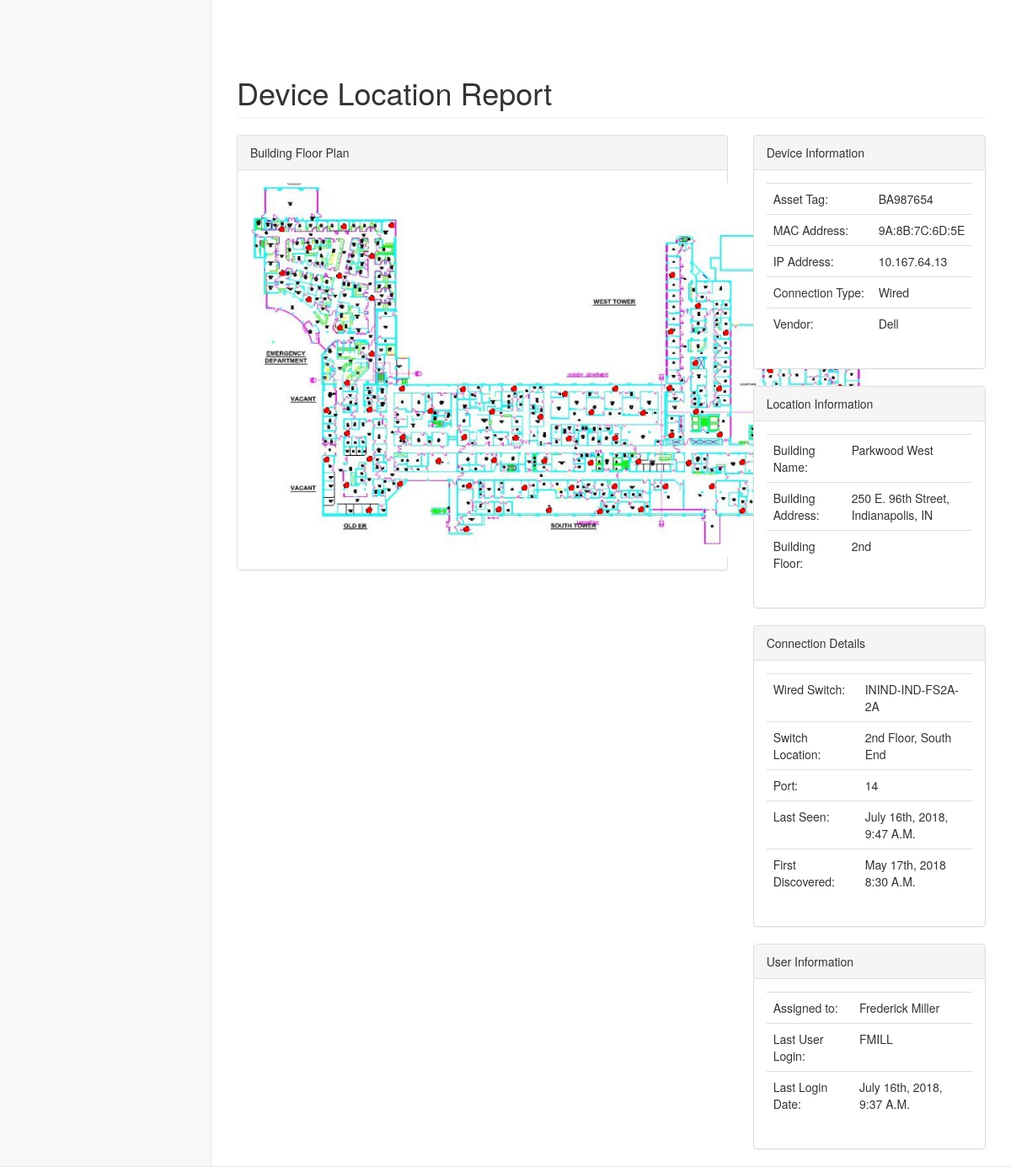
Screenshot of /report/serial/987654321-B/ with the database file from the repository.
### report/models.py (models this page shows, shortened)
class Device(models.Model):
    asset_tag = models.CharField(max_length=100)
    mac_address = models.CharField(max_length=17, default='Unknown')
    ip_address = models.CharField(max_length=45, default='127.0.0.1')
    vendor = models.CharField(max_length=100, default='Unknown')
    serial_number = models.CharField(max_length=100, default='Unknown')
    is_wireless = models.BooleanField(default=True)
    building_address = models.CharField(max_length=100, default='None')
    building_name = models.CharField(max_length=100, default='None')
    building_floor = models.CharField(max_length=100, default='None')
    access_point = models.CharField(max_length=100, default='None')
    connection_time = models.CharField(max_length=100, default="Unknown")
    signal_strength = models.CharField(max_length=100, default="Unknown")
    second_ap = models.CharField(max_length=100, default='Unknown')
    third_ap = models.CharField(max_length=100, default='Unknown')
    fourth_ap = models.CharField(max_length=100, default='Unknown')
    fifth_ap = models.CharField(max_length=100, default='Unknown')
    sixth_ap = models.CharField(max_length=100, default='Unknown')
    switch = models.CharField(max_length=100, default="Unknown")
    switch_location = models.CharField(max_length=100, default="Unknown")
    switch_port = models.IntegerField(default=0)
    last_seen = models.CharField(max_length=100, default="Unknown")
    first_discovered = models.CharField(max_length=100, default="Unknown")
    assigned_user = models.CharField(max_length=100, default='None')
    last_login_user = models.CharField(max_length=100, default='None')
    last_login_date = models.CharField(max_length=100, default="Unknown")
    objects = models.Manager()

### report/views.py (the view)
# urls.py: path('serial/<str:serial>/', views.serial_report, name='Device Report')
def serial_report(request, serial):
    try:
        requested_device = Device.objects.get(serial_number=serial)
        if requested_device.is_wireless:
            template = loader.get_template('report/wireless_report.html')
            context = {'device': requested_device}
            return HttpResponse(template.render(context, request))
        else:
            template = loader.get_template('report/wired-report.html')
            context = {'device': requested_device}
            return HttpResponse(template.render(context, request))
    except ObjectDoesNotExist:
        message = serial + " DOESNT EXIST"
        return HttpResponse(message)

### report/templates/report/wired-report.html (shortened to what this page needs)
<!DOCTYPE html>
<html lang="en">
<head>
    {% load static %}
    <link href="{% static 'report/css/bootstrap.min.css' %}" rel="stylesheet">
    <link href="{% static 'report/css/metisMenu.min.css' %}" rel="stylesheet">
    <link href="{% static 'report/css/dataTables.bootstrap.css' %}" rel="stylesheet">
    <link href="{% static 'report/css/sb-admin-2.css' %}" rel="stylesheet">
    <link href="{% static 'report/css/morris.css' %}" rel="stylesheet">
    <link href="{% static 'report/css/font-awesome.min.css' %}" rel="stylesheet" type="text/css">
    <link href="{% static 'report/css/modal.css' %}" rel="stylesheet">
</head>
<body>
    <div id="wrapper">
        <nav class="navbar navbar-default navbar-static-top" role="navigation" style="margin-bottom: 0">
            <ul class="nav navbar-top-links navbar-right">
                <li class="dropdown">
                    <a class="dropdown-toggle" data-toggle="dropdown" href="#">
                    </a>
                </li>
                <li class="dropdown">
                    <a class="dropdown-toggle" data-toggle="dropdown" href="#">
                    </a>
                </li>
                <li class="dropdown">
                    <a class="dropdown-toggle" data-toggle="dropdown" href="#">
                    </a>
                </li>
                <li class="dropdown">
                    <a class="dropdown-toggle" data-toggle="dropdown" href="#">
                    </a>
                </li>
            </ul>
        <div id="page-wrapper">
            <div class="row">
                <div class="col-lg-12">
                    <h1 class="page-header">Device Location Report</h1>
                </div>
            </div>
            <div class="row">
                <div class="col-lg-8">
                    <div class="panel panel-default">
                        <div class="panel-heading">
                            Building Floor Plan
                        </div>
                        <div class="panel-body">
                            <img id="APImg" src="{% static 'report/images/AND-1_FP.PNG' %}" alt="Building Floor Plan" width="845" height="444">
                        </div>
                    </div>
                </div>
                <div class="col-lg-4">
                    <div class="panel panel-default">
                        <div class="panel-heading">
                            Device Information
                        </div>
                        <div class="panel-body">
                            <div class="table-responsive">
                                <table class="table">
                                    <tbody>
                                        <tr>
                                            <td>Asset Tag: </td>
                                            <td>{{device.asset_tag}}</td>
                                        </tr>
                                        <tr>
                                            <td>MAC Address: </td>
                                            <td>{{device.mac_address}}</td>
                                        </tr>
                                        <tr>
                                            <td>IP Address: </td>
                                            <td>{{device.ip_address}}</td>
                                        </tr>
                                        <tr>
                                            <td>Connection Type:</td>
                                            <td>Wired</td>
                                        </tr>
                                        <tr>
                                            <td>Vendor: </td>
                                            <td>{{device.vendor}}</td>
                                        </tr>
                                    </tbody>
                                </table>
                            </div>
                        </div>
                    </div>
                    <div class="panel panel-default">
                        <div class="panel-heading">
                            Location Information
                        </div>
                        <div class="panel-body">
                            <div class="table-responsive">
                                <table class="table">
                                    <tbody>
                                        <tr>
                                            <td>Building Name: </td>
                                            <td>{{ device.building_name }}</td>
                                        </tr>
                                        <tr>
                                            <td>Building Address: </td>
                                            <td>{{ device.building_address }}</td>
                                        </tr>
                                        <tr>
                                            <td>Building Floor: </td>
                                            <td>{{ device.building_floor }}</td>
                                        </tr>
                                    </tbody>
                                </table>
                            </div>
                        </div>
                    </div>
                    <div class="panel panel-default">
                        <div class="panel-heading">
                            Connection Details
                        </div>
                        <div class="panel-body">
                            <div class="table-responsive">
                                <table class="table">
                                    <tbody>
                                        <tr>
                                            <td>Wired Switch: </td>
                                            <td>{{ device.switch }}</td>
                                        </tr>
                                        <tr>
                                            <td>Switch Location: </td>
                                            <td>{{ device.switch_location }}</td>
                                        </tr>
                                        <tr>
                                            <td>Port: </td>
                                            <td>{{ device.switch_port }}</td>
                                        </tr>
                                        <tr>
                                            <td>Last Seen: </td>
                                            <td>{{ device.last_seen }}</td>
                                        </tr>
                                        <tr>
                                            <td>First Discovered: </td>
                                            <td>{{ device.first_discovered }}</td>
                                        </tr>
                                    </tbody>
                                </table>
                            </div>
                        </div>
                    </div>
                    <div class="panel panel-default">
                        <div class="panel-heading">
                            User Information
                        </div>
                        <div class="panel-body">
                            <div class="table-responsive">
                                <table class="table">
                                    <tbody>
                                        <tr>
                                            <td>Assigned to: </td>
                                            <td>{{ device.assigned_user }}</td>
                                        </tr>
                                        <tr>
                                            <td>Last User Login: </td>
                                            <td>{{ device.last_login_user }}</td>
                                        </tr>
                                        <tr>
                                            <td>Last Login Date: </td>
                                            <td>{{ device.last_login_date }}</td>
                                        </tr>
                                    </tbody>
                                </table>
                            </div>
                        </div>
                    </div>
                </div>
            </div>
        </div>
    </div>
</body>
</html>

### report/static/report/css/sb-admin-2.css (style rules this page uses)
body { background-color: #f8f8f8; }
#wrapper { width: 100%; }
#page-wrapper { padding: 0 15px; min-height: 568px; background-color: white; }
@media (min-width: 768px) { #page-wrapper { position: inherit; margin: 0 0 0 250px; padding: 0 30px; border-left: 1px solid #e7e7e7; } }
.navbar-top-links { margin-right: 0; }
.navbar-top-links li { display: inline-block; }
.navbar-top-links li:last-child { margin-right: 15px; }
.navbar-top-links li a { padding: 15px; min-height: 50px; }

### rows the page displays
Device: asset_tag "BA987654", mac_address "9A:8B:7C:6D:5E", ip_address "10.167.64.13", vendor "Dell", building_name "Parkwood West", building_address "250 E. 96th Street, Indianapolis, IN", building_floor "2nd", switch "ININD-IND-FS2A-2A", switch_location "2nd Floor, South End", switch_port "14", last_seen "July 16th, 2018, 9:47 A.M.", first_discovered "May 17th, 2018 8:30 A.M.", assigned_user "Frederick Miller", last_login_user "FMILL", last_login_date "July 16th, 2018, 9:37 A.M."
